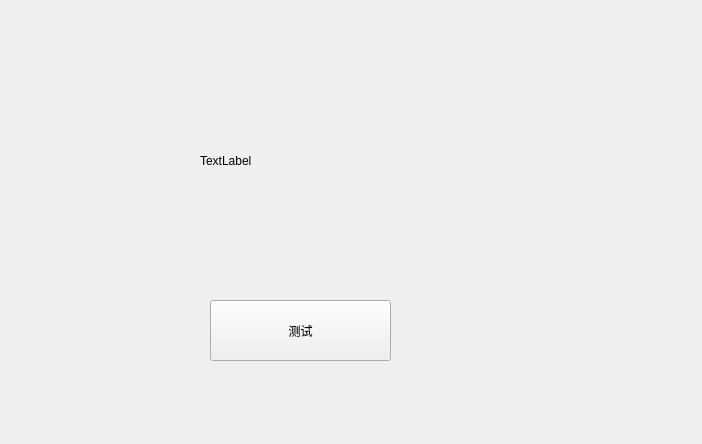
<?xml version="1.0" encoding="UTF-8"?>
<ui version="4.0">
 <class>dtuTestAPIWidgetsClassClass</class>
 <widget class="QWidget" name="dtuTestAPIWidgetsClassClass">
  <property name="geometry">
   <rect>
    <x>0</x>
    <y>0</y>
    <width>702</width>
    <height>444</height>
   </rect>
  </property>
  <property name="windowTitle">
   <string>dtuTestAPIWidgetsClass</string>
  </property>
  <widget class="QPushButton" name="btn_test">
   <property name="geometry">
    <rect>
     <x>210</x>
     <y>300</y>
     <width>181</width>
     <height>61</height>
    </rect>
   </property>
   <property name="text">
    <string>测试</string>
   </property>
  </widget>
  <widget class="QLabel" name="lab1">
   <property name="geometry">
    <rect>
     <x>200</x>
     <y>120</y>
     <width>211</width>
     <height>81</height>
    </rect>
   </property>
   <property name="text">
    <string>TextLabel</string>
   </property>
  </widget>
 </widget>
 <layoutdefault spacing="6" margin="11"/>
 <resources/>
 <connections>
  <connection>
   <sender>btn_test</sender>
   <signal>clicked()</signal>
   <receiver>dtuTestAPIWidgetsClassClass</receiver>
   <slot>TESTAPI()</slot>
   <hints>
    <hint type="sourcelabel">
     <x>340</x>
     <y>180</y>
    </hint>
    <hint type="destinationlabel">
     <x>350</x>
     <y>221</y>
    </hint>
   </hints>
  </connection>
 </connections>
 <slots>
  <slot>TESTAPI()</slot>
 </slots>
</ui>
